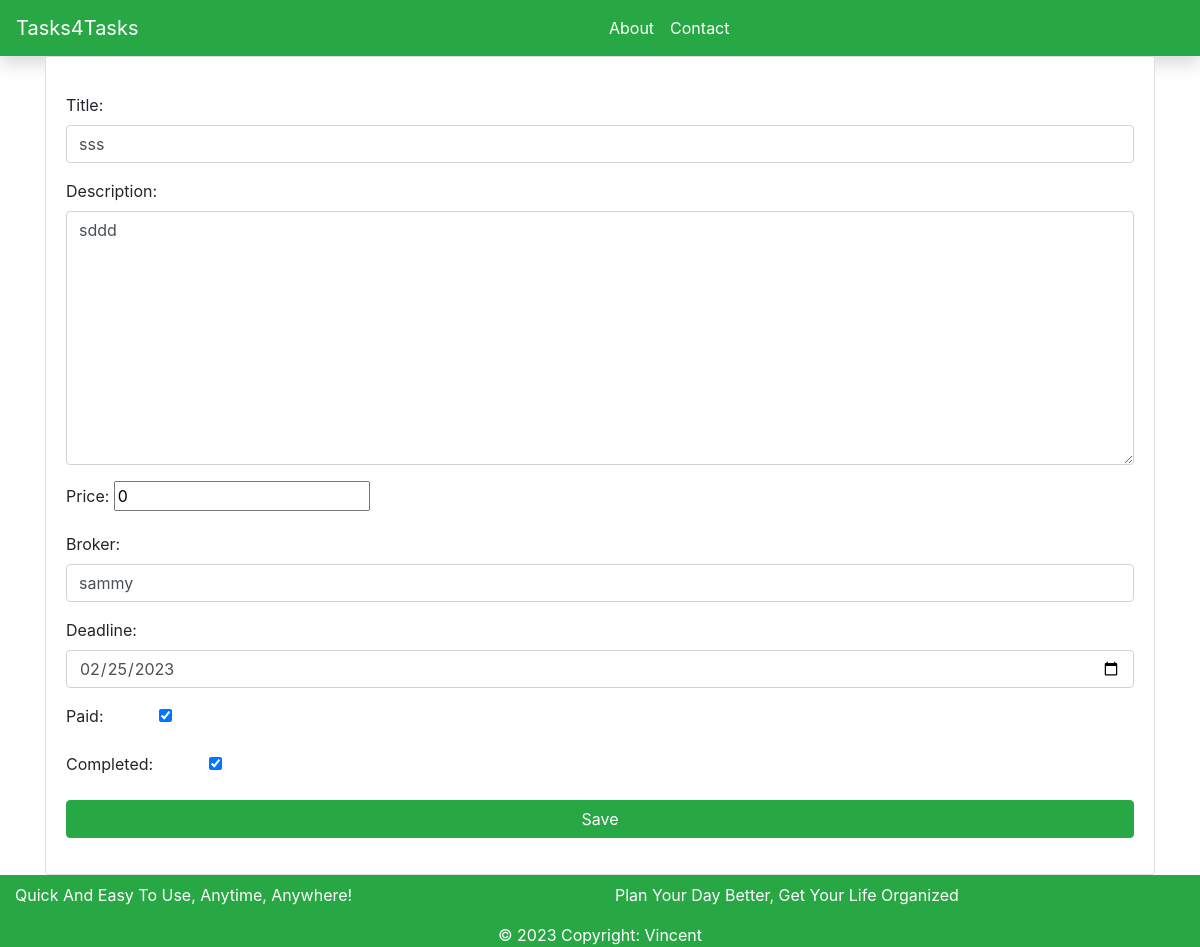
Screenshot of /task/3/edit/ with the database file from the repository.
### task/models.py (models this page shows, shortened)
class Task(models.Model):
    title = models.CharField(max_length=200)
    description = models.TextField()
    completed = models.BooleanField(default=False)
    paid = models.BooleanField(default=False)
    price = models.IntegerField(default=0)
    broker=models.CharField(max_length=25, null=True, blank=True)
    deadline=models.DateTimeField(auto_now_add=False , null=True, blank=True)
    created_at = models.DateTimeField(auto_now_add=True)
    updated_at = models.DateTimeField(auto_now=True)

### task/views.py (the view)
# urls.py: path('<int:pk>/edit/', views.task_edit, name='task_edit'),
def task_edit(request, pk):
    task = get_object_or_404(Task, pk=pk)
    if request.method == 'POST':
        form = TaskForm(request.POST, instance=task)
        if form.is_valid():
            task = form.save()
            return redirect('task_detail', pk=task.pk)
    else:
        form = TaskForm(instance=task)
    return render(request, 'tasks/task_form.html', {'form': form})

### task/forms.py
class TaskForm(forms.ModelForm):
    class Meta:
        model = Task
        fields = ('title', 'description','price', 'broker', 'deadline', 'paid', 'completed')
        widgets = {
            'title': forms.TextInput(attrs={'class': 'form-control', 'placeholder': 'Title'}),
            'description': forms.Textarea(attrs={'class': 'form-control', 'placeholder': 'Description'}),
            'broker': forms.TextInput(attrs={'class': 'form-control', 'placeholder': 'Broker'}),
            'deadline': forms.DateInput(attrs={'class': 'form-control' ,'type':'date'}),
            'paid': forms.CheckboxInput(attrs={'class': 'form-check-input form-check-centered'}),
            'completed': forms.CheckboxInput(attrs={'class': 'form-check-input form-check-centered'}),
        }

### templates/tasks/task_form.html (shortened to what this page needs)
{% extends 'base.html' %} {% block content %}
<div class="container">
  <div class="row">
    <div class="col">
      <div class="card">
        <div class="card-body">
          <p class="card-text">
            <form method="post">
              {% csrf_token %} {{ form.as_p }}
              <input type="submit" class="btn btn-success btn-block" value="Save" />
            </form>
          </p>
        </div>
      </div>
    </div>
  </div>
</div>
{% endblock %}

### templates/tasks/task_form.html (style rules this page uses)
.form-check-centered { margin-left: 5%; justify-content: center; align-items: center; }

### rows the page displays
Task: title "sss", description "sddd", price "0", broker "sammy", deadline "02/25/2023", paid "☑", completed "☑"
